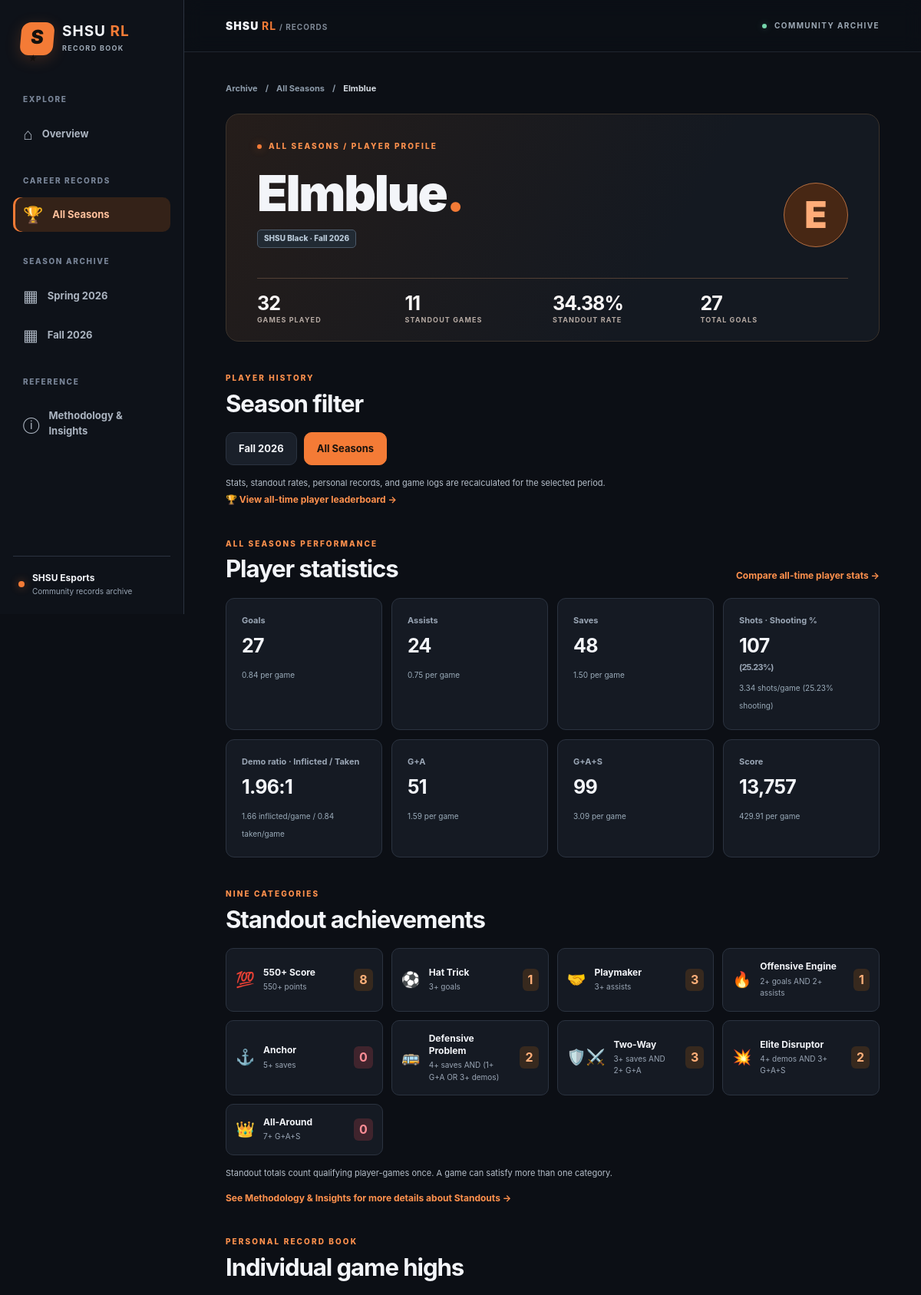
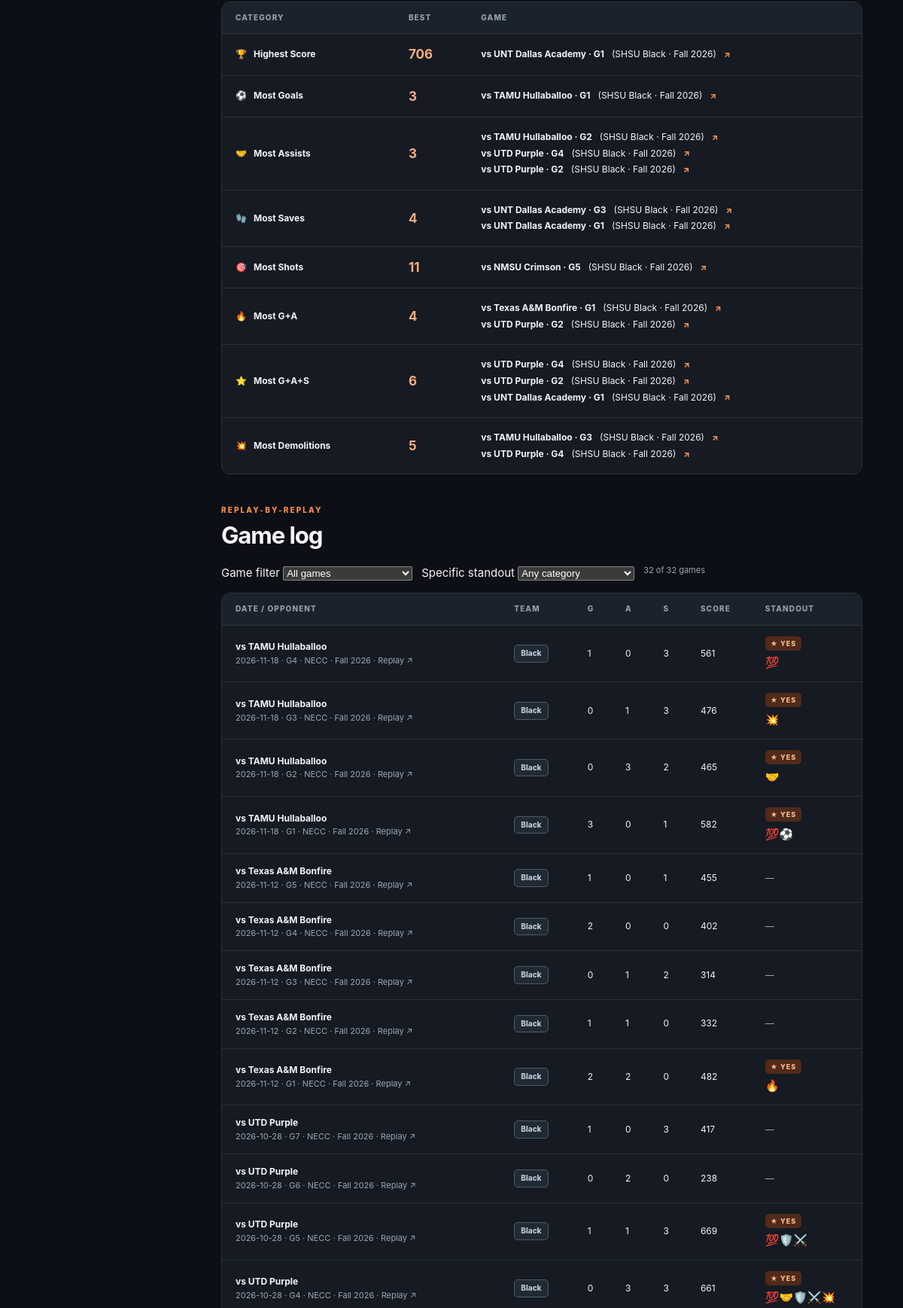
The page /players/elmblue/all/ (upper part) on the database its author committed (2 pictures, top to bottom).
### tables this page shows
CREATE TABLE seasons (
 id INTEGER PRIMARY KEY, slug TEXT NOT NULL UNIQUE, name TEXT NOT NULL UNIQUE
);

CREATE TABLE players (
 id INTEGER PRIMARY KEY, slug TEXT NOT NULL UNIQUE, display_name TEXT NOT NULL
);

CREATE TABLE player_game_stats (
 id INTEGER PRIMARY KEY,
 game_id INTEGER NOT NULL REFERENCES games(id),
 player_id INTEGER NOT NULL REFERENCES players(id),
 score INTEGER NOT NULL CHECK(score >= 0),
 goals INTEGER NOT NULL CHECK(goals >= 0),
 assists INTEGER NOT NULL CHECK(assists >= 0),
 saves INTEGER NOT NULL CHECK(saves >= 0),
 shots INTEGER NOT NULL CHECK(shots >= 0),
 demos INTEGER NOT NULL CHECK(demos >= 0), demos_taken INTEGER
CHECK (demos_taken >= 0),
 UNIQUE(game_id,player_id)
);

CREATE TABLE opponents (
 id INTEGER PRIMARY KEY, name TEXT NOT NULL UNIQUE
);

CREATE TABLE games (
 id INTEGER PRIMARY KEY,
 series_id INTEGER NOT NULL REFERENCES series(id),
 game_number INTEGER NOT NULL CHECK(game_number >= 1),
 status TEXT NOT NULL DEFAULT 'played' CHECK(status IN ('played','forfeit_win','forfeit_loss')),
 team_goals INTEGER CHECK(team_goals >= 0),
 opponent_goals INTEGER CHECK(opponent_goals >= 0),
 opponent_shots INTEGER CHECK(opponent_shots >= 0),
 opponent_demos INTEGER CHECK(opponent_demos >= 0),
 ballchasing_replay_url TEXT, replay_id TEXT,
 UNIQUE(series_id,game_number),
 CHECK (
  (status='played' AND team_goals IS NOT NULL AND opponent_goals IS NOT NULL)
  OR
  (status<>'played' AND team_goals IS NULL AND opponent_goals IS NULL)
 )
);

CREATE TABLE teams (
 id INTEGER PRIMARY KEY, slug TEXT NOT NULL UNIQUE, name TEXT NOT NULL UNIQUE
);

CREATE TABLE series (
 id INTEGER PRIMARY KEY,
 season_id INTEGER NOT NULL REFERENCES seasons(id),
 team_season_id INTEGER NOT NULL,
 competition_id INTEGER NOT NULL REFERENCES competitions(id),
 opponent_id INTEGER NOT NULL REFERENCES opponents(id),
 played_on TEXT, round_label TEXT,
 result TEXT NOT NULL CHECK(result IN ('W','L','T','pending')),
 official_games_won INTEGER NOT NULL DEFAULT 0 CHECK(official_games_won >= 0),
 official_games_lost INTEGER NOT NULL DEFAULT 0 CHECK(official_games_lost >= 0),
 ballchasing_group_url TEXT, notes TEXT, title TEXT,
 FOREIGN KEY(team_season_id,season_id) REFERENCES team_seasons(id,season_id)
);

CREATE TABLE competitions (
 id INTEGER PRIMARY KEY, slug TEXT NOT NULL UNIQUE, name TEXT NOT NULL
);

### app.py (the view)
@app.route("/players/<player_slug>/<view_slug>/")
def player_profile_season(player_slug, view_slug):
    return render_player_profile(player_slug, view_slug)

### templates/player.html (shortened to what this page needs)
{% extends "base.html" %}
{% block content %}
<nav class="breadcrumbs" aria-label="Breadcrumb">
  <a href="{{ url_for('home') }}">Archive</a><span>/</span>
  {% if season %}
    <a href="{{ url_for('season_page', season_slug=season.slug) }}">{{ season.name }}</a><span>/</span>
  {% else %}
    <a href="{{ url_for('all_seasons_page') }}">All Seasons</a><span>/</span>
  {% endif %}
  <span>{{ player.display_name }}</span>
</nav>
<section class="page-hero compact-hero">
  <div class="eyebrow"><span class="eyebrow-dot"></span> {{ season_label | upper }} / PLAYER PROFILE</div>
  <div class="page-hero-row"><div><h1>{{ player.display_name }}<span class="accent">.</span></h1>
    <p>{% for team in affiliations %}
      <a class="team-chip team-chip-{{ team.slug }}"
         href="{{ url_for('team_page', season_slug=team.season_slug, team_slug=team.slug) }}">
        {{ team.name }}{% if not season %} · {{ team.season_name }}{% endif %}
      </a>
    {% endfor %}
    {% if not affiliations %}SHSU player{% endif %}</p></div><div class="player-hero-avatar">{{ player.display_name[0] }}</div></div>
  <div class="stat-strip">
    <div><strong>{{ summary.games if summary else "—" }}</strong><span>Games played</span></div>
    <div><strong>{{ summary.standouts if summary else "—" }}</strong><span>Standout games</span></div>
    <div><strong>{{ "%.2f"|format(summary.standout_pct) ~ "%" if summary else "—" }}</strong><span>Standout rate</span></div>
    <div><strong>{{ summary.totals.goals if summary else "—" }}</strong><span>Total goals</span></div>
  </div>
</section>
<section class="content-section">
  <div class="section-heading"><div>
    <p class="eyebrow">PLAYER HISTORY</p>
    <h2>Season filter</h2>
  </div></div>
  <nav class="player-season-filter" aria-label="Filter player statistics by season">
    {% for option in available_seasons %}
      <a href="{{ url_for('player_profile_season', player_slug=player.slug, view_slug=option.slug) }}"
         class="season-filter-link{% if selected_slug == option.slug %} is-active{% endif %}"
         {% if selected_slug == option.slug %}aria-current="page"{% endif %}>
        {{ option.name }}
      </a>
    {% endfor %}
    <a href="{{ url_for('player_profile_season', player_slug=player.slug, view_slug='all') }}"
       class="season-filter-link{% if selected_slug == 'all' %} is-active{% endif %}"
       {% if selected_slug == 'all' %}aria-current="page"{% endif %}>
      All Seasons
    </a>
  </nav>
  <p class="footnote">Stats, standout rates, personal records, and game logs are recalculated for the selected period.</p>
  <a class="text-link" href="{{ url_for('all_seasons_page') }}#player-stats">🏆 View all-time player leaderboard →</a>
</section>
<section class="content-section">
  <div class="section-heading">
    <div><p class="eyebrow">{{ season_label | upper }} PERFORMANCE</p><h2>Player statistics</h2></div>
    {% if season %}
      <a class="text-link" href="{{ url_for('season_page', season_slug=season.slug) }}#player-stats">Compare season player stats →</a>
    {% else %}
      <a class="text-link" href="{{ url_for('all_seasons_page') }}#player-stats">Compare all-time player stats →</a>
    {% endif %}
  </div>
  {% if summary %}
  <div class="metric-grid">
    {% for item in [('Goals','goals'),('Assists','assists'),('Saves','saves')] %}
      <div class="metric-card"><span>{{ item[0] }}</span><strong>{{ "{:,}".format(summary.totals[item[1]]) }}</strong><small>{{ "%.2f"|format(summary.averages[item[1]]) }} per game</small></div>
    {% endfor %}
    <div class="metric-card">
      <span>Shots · Shooting %</span>
      <strong>{{ "{:,}".format(summary.totals.shots) }} <span class="metric-suffix">({{ "%.2f"|format(summary.shooting_pct) ~ "%" if summary.shooting_pct is not none else "N/A" }})</span></strong>
      <small>{{ "%.2f"|format(summary.averages.shots) }} shots/game ({{ "%.2f"|format(summary.shooting_pct) ~ "% shooting" if summary.shooting_pct is not none else "no shots attempted" }})</small>
    </div>
    <div class="metric-card">
      <span>Demo ratio · Inflicted / Taken</span>
      <strong>{{ summary.demo_ratio if summary.demo_ratio is not none else "—" }}</strong>
      {% if summary.demos_taken is not none %}
        <small>{{ "%.2f"|format(summary.averages.demos) }} inflicted/game / {{ "%.2f"|format(summary.averages.demos_taken) }} taken/game</small>
      {% else %}
        <small>{{ "%.2f"|format(summary.averages.demos) }} inflicted/game · demos taken not imported yet</small>
      {% endif %}
    </div>
    {% for item in [('G+A','ga'),('G+A+S','gas'),('Score','score')] %}
      <div class="metric-card"><span>{{ item[0] }}</span><strong>{{ "{:,}".format(summary.totals[item[1]]) }}</strong><small>{{ "%.2f"|format(summary.averages[item[1]]) }} per game</small></div>
    {% endfor %}
  </div>
  {% else %}
    <div class="empty-state"><span class="empty-icon">🎮</span><h3>No game statistics imported yet</h3><p>{{ player.display_name }} is in the roster database. This page will populate as you add replay data.</p></div>
  {% endif %}
</section>
<section class="content-section">
  <div class="section-heading"><div><p class="eyebrow">NINE CATEGORIES</p><h2>Standout achievements</h2></div></div>
  <div class="rules-grid">
    {% for cat in standout_types %}
    <div class="rule-card"><span class="rule-emoji">{{ cat.icon }}</span><div><strong>{{ cat.label }}</strong><span>{{ cat.rule }}</span></div><b class="category-count{% if summary and summary.accolades[loop.index0].count == 0 %} category-count--zero{% endif %}">{{ summary.accolades[loop.index0].count if summary else "—" }}</b></div>
    {% endfor %}
  </div>
  <p class="footnote">Standout totals count qualifying player-games once. A game can satisfy more than one category.</p>
  <p class="footnote"><a class="text-link" href="{{ url_for('methodology_page') }}">See Methodology &amp; Insights for more details about Standouts →</a></p>
</section>
<section class="content-section">
  <div class="section-heading"><div><p class="eyebrow">PERSONAL RECORD BOOK</p><h2>Individual game highs</h2></div></div>
  {% if bests %}
  <div class="table-scroll"><table class="data-table"><thead><tr><th>Category</th><th>Best</th><th>Game</th></tr></thead><tbody>
    {% for best in bests %}<tr><td class="label-cell"><span class="record-icon">{{ best.icon }}</span>{{ best.label }}</td><td><b class="record-number">{{ "{:,}".format(best.value) }}</b></td><td>{% for g in best.winners %}<div class="holder-line"><a href="{{ url_for('series.series_page', series_id=g.series_id) }}#game-{{ g.game_number }}">vs {{ g.opponent }} · G{{ g.game_number }}</a> ({{ g.team_name }}{% if not season %} · {{ g.season_name }}{% endif %}) {% if g.replay_url %}<a class="tiny-external" href="{{ g.replay_url }}" rel="noopener noreferrer" target="_blank">↗</a>{% endif %}</div>{% endfor %}</td></tr>{% endfor %}
  </tbody></table></div>
  {% else %}<div class="empty-state"><h3>No personal records to display yet</h3><p>Import game statistics to populate this table.</p></div>{% endif %}
</section>
<section class="content-section">
  <div class="section-heading"><div><p class="eyebrow">REPLAY-BY-REPLAY</p><h2>Game log</h2></div></div>
  {% if games %}
  <div class="player-game-filters" style="display:flex;flex-wrap:wrap;gap:12px;margin-bottom:15px">
    <label>Game filter
      <select id="game-log-kind" aria-label="Filter games">
        <option value="all">All games</option>
      </select>
    </label>
    <label>Specific standout
      <select id="game-log-category" aria-label="Filter by standout category">
        <option value="">Any category</option>
      </select>
    </label>
    <span id="game-log-count" class="small muted" aria-live="polite"></span>
  </div>
  <div class="table-scroll"><table class="data-table game-log"><thead><tr><th>Date / Opponent</th><th>Team</th><th>G</th><th>A</th><th>S</th><th>Score</th><th>Standout</th></tr></thead><tbody>
    {% for g in games %}
    <tr class="player-game-row" data-highlight="{{ '1' if g.highlight_count else '0' }}" data-featured="{{ '1' if g.featured_highlight_count else '0' }}" data-standout="{{ '1' if g.is_standout else '0' }}" data-categories="{% for cat in standout_types %}{% if g[cat.field] %}{{ cat.field }} {% endif %}{% endfor %}"><td><strong><a href="{{ url_for('series.series_page', series_id=g.series_id) }}#game-{{ g.game_number }}">vs {{ g.opponent }}</a></strong><div class="small muted">{{ g.played_on or "No date" }} · G{{ g.game_number }} · {{ g.competition }}{% if not season %} · {{ g.season_name }}{% endif %}{% if g.replay_url %} · <a href="{{ g.replay_url }}" rel="noopener noreferrer" target="_blank">Replay ↗</a>{% endif %}{% if g.highlight_count %} · <a href="{{ url_for('series.series_page', series_id=g.series_id) }}#game-{{ g.game_number }}">🎬 {{ g.highlight_count }} clip{{ 's' if g.highlight_count != 1 else '' }}</a>{% endif %}</div></td><td><span class="team-chip team-chip-{{ g.team_slug }}">{{ g.team_slug | capitalize }}</span></td><td>{{ g.goals }}</td><td>{{ g.assists }}</td><td>{{ g.saves }}</td><td>{{ g.score }}</td><td>{% if g.is_standout %}<span class="pill pill-orange">★ YES</span><div class="small accolade-inline">{% for cat in standout_types %}{% if g[cat.field] %}<span title="{{ cat.label }}">{{ cat.icon }}</span>{% endif %}{% endfor %}</div>{% else %}<span class="muted">—</span>{% endif %}</td></tr>
    {% endfor %}
  </tbody></table></div>
  {% else %}<div class="empty-state"><h3>Game log is empty</h3><p>Individual game appearances will show here after the replay importer runs.</p></div>{% endif %}
</section>
{% endblock %}

### templates/base.html (shortened to what this page needs)
<!DOCTYPE html>
<html lang="en">
<head>
  <link rel="stylesheet" href="{{ url_for('static', filename='css/style.css') }}">
</head>
<body>
  <div class="site-shell">
    <aside class="sidebar" id="site-sidebar" aria-label="Main navigation">
      <a class="brand" href="{{ url_for('home') }}" aria-label="SHSU Rocket League Records home">
        <span class="brand-mark" aria-hidden="true">S<span>★</span></span>
        <span class="brand-copy"><strong>SHSU <span>RL</span></strong><small>RECORD BOOK</small></span>
      </a>
      <div class="nav-section">
        <div class="nav-label">EXPLORE</div>
        <a class="nav-link {{ 'active' if active_page == 'home' else '' }}" href="{{ url_for('home') }}">
          <span aria-hidden="true">⌂</span> Overview
        </a>
        <div class="nav-label nav-label--spaced">CAREER RECORDS</div>
        <a class="nav-link {{ 'active' if active_page == 'all_seasons' else '' }}"
           href="{{ url_for('all_seasons_page') }}">
          <span aria-hidden="true">🏆</span> All Seasons
        </a>
        <div class="nav-label nav-label--spaced">SEASON ARCHIVE</div>
        {% for nav_season in site_seasons %}
        <a class="nav-link {{ 'active' if active_page == 'seasons' and season is defined and season is not none and season.slug == nav_season.slug else '' }}"
           href="{{ url_for('season_page', season_slug=nav_season.slug) }}">
          <span aria-hidden="true">▦</span> {{ nav_season.name }}
        </a>
        {% endfor %}
        <div class="nav-label nav-label--spaced">REFERENCE</div>
        <a class="nav-link {{ 'active' if active_page == 'methodology' else '' }}"
           href="{{ url_for('methodology_page') }}">
          <span aria-hidden="true">ⓘ</span> Methodology &amp; Insights
        </a>
      </div>
      <div class="sidebar-footer">
        <span class="status-dot"></span>
        <div><strong>SHSU Esports</strong><small>Community records archive</small></div>
      </div>
    </aside>
    <div class="main-shell">
      <header class="topbar">
        <a class="topbar-brand" href="{{ url_for('home') }}">SHSU <b>RL</b> <span>/ RECORDS</span></a>
        <div class="topbar-meta"><span class="live-dot"></span> COMMUNITY ARCHIVE</div>
      </header>
      <main id="main" class="page-content">
        {% block content %}{% endblock %}
      </main>
    </div>
  </div>
</body>
</html>

### rows shown on the page
seasons: name "Spring 2026"
seasons: name "Fall 2026"
players: display_name "Elmblue", display_name "E"
player_game_stats: icon "🏆", label "Highest Score", value "706", opponent "UNT Dallas Academy", game_number "1", team_name "SHSU Black", season_name "Fall 2026"
player_game_stats: opponent "TAMU Hullaballoo", game_number "1", team_name "SHSU Black", season_name "Fall 2026", played_on "2026-11-18", competition "NECC", team_slug "Black", goals "3", assists "0", saves "1", score "582", icon "💯" "⚽"
player_game_stats: opponent "TAMU Hullaballoo", game_number "2", team_name "SHSU Black", season_name "Fall 2026", played_on "2026-11-18", competition "NECC", team_slug "Black", goals "0", assists "3", saves "2", score "465", icon "🤝"
player_game_stats: opponent "UTD Purple", game_number "4", team_name "SHSU Black", season_name "Fall 2026", played_on "2026-10-28", competition "NECC", team_slug "Black", goals "0", assists "3", saves "3", score "661", icon "💯" "🤝" "🛡️⚔️" "💥"
player_game_stats: opponent "UTD Purple", game_number "2", team_name "SHSU Black", season_name "Fall 2026"
player_game_stats: opponent "UNT Dallas Academy", game_number "3", team_name "SHSU Black", season_name "Fall 2026"
player_game_stats: opponent "NMSU Crimson", game_number "5", team_name "SHSU Black", season_name "Fall 2026"
player_game_stats: opponent "Texas A&M Bonfire", game_number "1", team_name "SHSU Black", season_name "Fall 2026", played_on "2026-11-12", competition "NECC", team_slug "Black", goals "2", assists "2", saves "0", score "482", icon "🔥"
player_game_stats: opponent "TAMU Hullaballoo", game_number "3", team_name "SHSU Black", season_name "Fall 2026", played_on "2026-11-18", competition "NECC", team_slug "Black", goals "0", assists "1", saves "3", score "476", icon "💥"
player_game_stats: opponent "TAMU Hullaballoo", played_on "2026-11-18", game_number "4", competition "NECC", season_name "Fall 2026", team_slug "Black", goals "1", assists "0", saves "3", score "561", icon "💯"
player_game_stats: opponent "Texas A&M Bonfire", played_on "2026-11-12", game_number "5", competition "NECC", season_name "Fall 2026", team_slug "Black", goals "1", assists "0", saves "1", score "455"
player_game_stats: opponent "Texas A&M Bonfire", played_on "2026-11-12", game_number "4", competition "NECC", season_name "Fall 2026", team_slug "Black", goals "2", assists "0", saves "0", score "402"
player_game_stats: opponent "Texas A&M Bonfire", played_on "2026-11-12", game_number "3", competition "NECC", season_name "Fall 2026", team_slug "Black", goals "0", assists "1", saves "2", score "314"
player_game_stats: opponent "Texas A&M Bonfire", played_on "2026-11-12", game_number "2", competition "NECC", season_name "Fall 2026", team_slug "Black", goals "1", assists "1", saves "0", score "332"
player_game_stats: opponent "UTD Purple", played_on "2026-10-28", game_number "7", competition "NECC", season_name "Fall 2026", team_slug "Black", goals "1", assists "0", saves "3", score "417"
player_game_stats: opponent "UTD Purple", played_on "2026-10-28", game_number "6", competition "NECC", season_name "Fall 2026", team_slug "Black", goals "0", assists "2", saves "0", score "238"
player_game_stats: opponent "UTD Purple", played_on "2026-10-28", game_number "5", competition "NECC", season_name "Fall 2026", team_slug "Black", goals "1", assists "1", saves "3", score "669", icon "💯" "🛡️⚔️"

### other values the page prints
{{ season_label | upper }} "ALL SEASONS"
{{ team.name }} "SHSU Black"
{{ team.season_name }} "Fall 2026"
{{ summary.games if summary else "—" }} "32"
{{ summary.standouts if summary else "—" }} "11"
{{ "%.2f"|format(summary.standout_pct) ~ "%" if summary else "—" }} "34.38%"
{{ summary.totals.goals if summary else "—" }} "27"
{{ item[0] }} "Goals" "Assists" "Saves"
{{ "{:,}".format(summary.totals[item[1]]) }} "27" "24" "48"
{{ "%.2f"|format(summary.averages[item[1]]) }} "0.84" "0.75" "1.50"
{{ "{:,}".format(summary.totals.shots) }} "107"
{{ "%.2f"|format(summary.averages.shots) }} "3.34"
{{ summary.demo_ratio if summary.demo_ratio is not none else "—" }} "1.96:1"
{{ "%.2f"|format(summary.averages.demos) }} "1.66"
{{ "%.2f"|format(summary.averages.demos_taken) }} "0.84"
